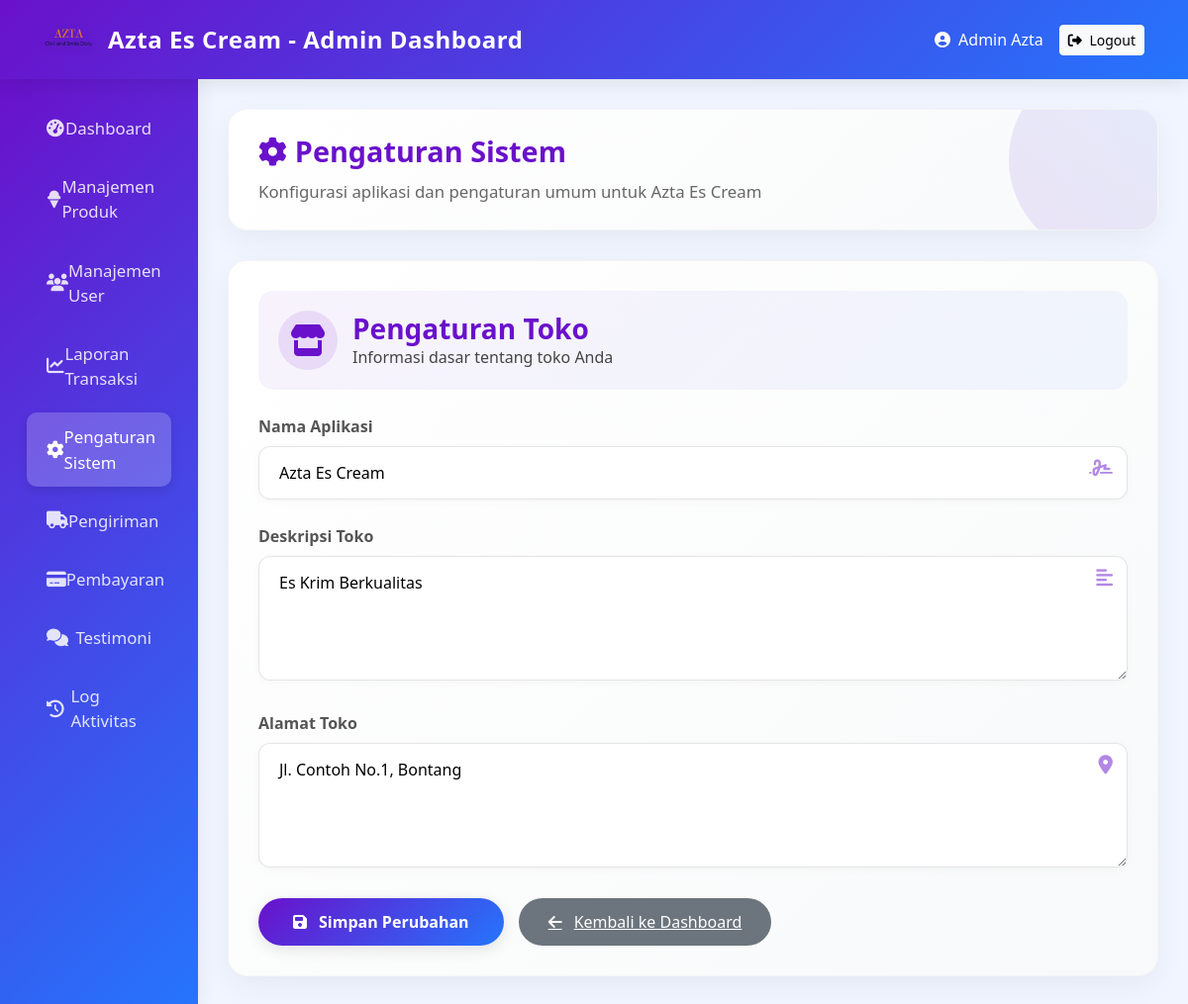
/admin/pengaturan/index.php (signed in), run on the app's committed database.
### tables this page shows
CREATE TABLE `pengaturan` (
  `id` int NOT NULL,
  `nama_aplikasi` varchar(100) DEFAULT NULL,
  `deskripsi` text,
  `alamat_toko` text
);

### src/admin/pengaturan/index.php (the view, shortened to what this page needs)
<?php
include '../../config/koneksi.php';
$pengaturan = mysqli_fetch_assoc(mysqli_query($conn, "SELECT * FROM pengaturan LIMIT 1"));
?>
<!DOCTYPE html>
<html lang="id">
<head>
    <link href="https://cdn.jsdelivr.net/npm/bootstrap@5.3.3/dist/css/bootstrap.min.css" rel="stylesheet">
    <link rel="stylesheet" href="https://cdnjs.cloudflare.com/ajax/libs/font-awesome/6.4.0/css/all.min.css">
</head>
<body>
<nav class="navbar admin-navbar">
    <div class="container-fluid">
        <a class="navbar-brand" href="#">
            <img src="../../assets/img/logo.png" alt="Logo">
            Azta Es Cream - Admin Dashboard
        </a>
        <div class="d-flex align-items-center">
            <span class="text-white me-3 d-none d-md-block">
                <i class="fas fa-user-circle me-2"></i><?= $_SESSION['nama']; ?>
            </span>
            <a class="btn btn-light btn-sm" href="../../logout.php">
                <i class="fas fa-sign-out-alt me-1"></i> Logout
            </a>
        </div>
    </div>
</nav>
<div class="container-fluid">
    <div class="row">
        <div class="col-lg-2 col-md-3 sidebar">
            <div class="d-flex flex-column">
                <a href="../dashboard.php" class="nav-link">
                    <i class="fas fa-tachometer-alt"></i> Dashboard
                </a>
                <a href="../produk/index.php" class="nav-link">
                    <i class="fas fa-ice-cream"></i> Manajemen Produk
                </a>
                <a href="../users/index.php" class="nav-link">
                    <i class="fas fa-users"></i> Manajemen User
                </a>
                <a href="../laporan/transaksi.php" class="nav-link">
                    <i class="fas fa-chart-line"></i> Laporan Transaksi
                </a>
                <a href="index.php" class="nav-link active">
                    <i class="fas fa-cog"></i> Pengaturan Sistem
                </a>
                <a href="../pengiriman/index.php" class="nav-link">
                    <i class="fas fa-truck"></i> Pengiriman
                </a>
                <a href="../pembayaran/index.php" class="nav-link">
                    <i class="fas fa-credit-card"></i> Pembayaran
                </a>
                <a href="../testimoni/index.php" class="nav-link">
                    <i class="fas fa-comments"></i> Testimoni
                </a>
                <a href="../aktivitas/index.php" class="nav-link">
                    <i class="fas fa-history"></i> Log Aktivitas
                </a>
            </div>
        </div>
        <div class="col-lg-10 col-md-9 main-content">
            <div class="content-header">
                <h1><i class="fas fa-cog me-2"></i>Pengaturan Sistem</h1>
                <p>Konfigurasi aplikasi dan pengaturan umum untuk Azta Es Cream</p>
            </div>
            <div class="card-settings">
                <form method="post">
                    <div class="form-header">
                        <i class="fas fa-store"></i>
                        <div>
                            <h3>Pengaturan Toko</h3>
                            <p class="mb-0">Informasi dasar tentang toko Anda</p>
                        </div>
                    </div>
                    <div class="form-group">
                        <label for="nama_aplikasi">Nama Aplikasi</label>
                        <input type="text" name="nama_aplikasi" id="nama_aplikasi" class="form-control-custom" value="<?= $pengaturan['nama_aplikasi']; ?>" required>
                        <span class="setting-icon"><i class="fas fa-signature"></i></span>
                    </div>
                    <div class="form-group">
                        <label for="deskripsi">Deskripsi Toko</label>
                        <textarea name="deskripsi" id="deskripsi" class="form-control-custom" rows="4" required><?= $pengaturan['deskripsi']; ?></textarea>
                        <span class="setting-icon"><i class="fas fa-align-left"></i></span>
                    </div>
                    <div class="form-group">
                        <label for="alamat">Alamat Toko</label>
                        <textarea name="alamat" id="alamat" class="form-control-custom" rows="4" required><?= $pengaturan['alamat_toko']; ?></textarea>
                        <span class="setting-icon"><i class="fas fa-map-marker-alt"></i></span>
                    </div>
                    <div class="btn-group-custom">
                        <button type="submit" name="simpan" class="btn-save">
                            <i class="fas fa-save me-1"></i> Simpan Perubahan
                        </button>
                        <a href="../dashboard.php" class="btn-back">
                            <i class="fas fa-arrow-left me-1"></i> Kembali ke Dashboard
                        </a>
                    </div>
                </form>
            </div>
        </div>
    </div>
</div>
</body>
</html>

### src/admin/pengaturan/index.php (style rules this page uses)
:root { --primary: #6a11cb; --secondary: #2575fc; --accent: #ff2d75; --light: #f8f9fa; --dark: #212529; --sidebar: linear-gradient(135deg, var(--primary) 0%, var(--secondary) 100%); --card-gradient: linear-gradient(135deg, #ffffff 0%, #f8f9fa 100%); --success: #00c9a7; --warning: #ffc107; --info: #17a2b8; --danger: #dc3545; }
* { margin: 0; padding: 0; box-sizing: border-box; }
body { background-color: #f0f5ff; font-family: 'Segoe UI', Tahoma, Geneva, Verdana, sans-serif; overflow-x: hidden; color: #444; }
.admin-navbar { background: var(--sidebar); box-shadow: 0 4px 20px rgba(0,0,0,0.1); height: 80px; z-index: 1030; padding: 0 2rem; }
.admin-navbar .navbar-brand { display: flex; align-items: center; font-weight: 700; color: white !important; font-size: 1.5rem; letter-spacing: 0.5px; }
.admin-navbar .navbar-brand img { height: 50px; margin-right: 15px; filter: drop-shadow(0 2px 4px rgba(0,0,0,0.2)); }
.sidebar { background: var(--sidebar); min-height: calc(100vh - 80px); padding-top: 20px; box-shadow: 5px 0 15px rgba(0,0,0,0.05); transition: all 0.3s ease; position: sticky; top: 80px; }
.sidebar .nav-link { color: rgba(255,255,255,0.85); padding: 12px 20px; margin: 5px 15px; border-radius: 10px; display: flex; align-items: center; transition: all 0.3s ease; font-weight: 500; font-size: 1.05rem; }
.sidebar .nav-link i { width: 30px; font-size: 1.1rem; transition: all 0.3s ease; }
.sidebar .nav-link.active { background: rgba(255,255,255,0.2); color: white; box-shadow: 0 4px 10px rgba(0,0,0,0.1); }
.main-content { padding: 30px; min-height: calc(100vh - 80px); }
.content-header { background: var(--card-gradient); border-radius: 20px; padding: 25px 30px; box-shadow: 0 10px 30px rgba(0,0,0,0.05); margin-bottom: 30px; position: relative; overflow: hidden; border: 1px solid rgba(0,0,0,0.03); }
.content-header::before { content: ''; position: absolute; top: -50px; right: -50px; width: 200px; height: 200px; background: linear-gradient(45deg, rgba(106,17,203,0.1), rgba(37,117,252,0.1)); border-radius: 50%; }
.content-header h1 { color: var(--primary); font-weight: 700; position: relative; font-size: 1.8rem; margin-bottom: 10px; }
.content-header p { color: #666; max-width: 800px; position: relative; font-size: 1.05rem; line-height: 1.6; margin-bottom: 0; }
.card-settings { background: var(--card-gradient); border-radius: 20px; box-shadow: 0 10px 30px rgba(0,0,0,0.05); border: 1px solid rgba(0,0,0,0.03); overflow: hidden; padding: 30px; }
.form-header { background: linear-gradient(135deg, rgba(106,17,203,0.05), rgba(37,117,252,0.05)); border-radius: 15px; padding: 20px; margin-bottom: 25px; display: flex; align-items: center; }
.form-header i { font-size: 2rem; color: var(--primary); margin-right: 15px; width: 60px; height: 60px; background: rgba(106,17,203,0.1); border-radius: 50%; display: flex; align-items: center; justify-content: center; }
.form-header h3 { color: var(--primary); font-weight: 700; margin: 0; }
.form-group { margin-bottom: 25px; position: relative; }
.form-group label { font-weight: 600; color: #555; margin-bottom: 8px; display: block; }
.form-control-custom { width: 100%; padding: 14px 20px; border: 1px solid rgba(0,0,0,0.1); border-radius: 12px; background: white; transition: all 0.3s ease; font-size: 1rem; box-shadow: 0 2px 8px rgba(0,0,0,0.03); }
.btn-group-custom { display: flex; gap: 15px; margin-top: 10px; }
.btn-save { background: linear-gradient(135deg, var(--primary), var(--secondary)); color: white; border: none; border-radius: 50px; padding: 12px 35px; font-weight: 600; transition: all 0.3s ease; box-shadow: 0 4px 15px rgba(0,0,0,0.1); display: flex; align-items: center; gap: 8px; }
.btn-back { background: #6c757d; color: white; border: none; border-radius: 50px; padding: 12px 30px; font-weight: 500; transition: all 0.3s ease; display: flex; align-items: center; gap: 8px; }
.setting-icon { position: absolute; right: 15px; top: 40px; color: var(--primary); opacity: 0.5; font-size: 1.2rem; }

### data on the page
pengaturan: nama_aplikasi "Azta Es Cream", deskripsi "Es Krim Berkualitas", alamat "Jl. Contoh No.1, Bontang"

### other printed values
$_SESSION['nama'] "Admin Azta"
